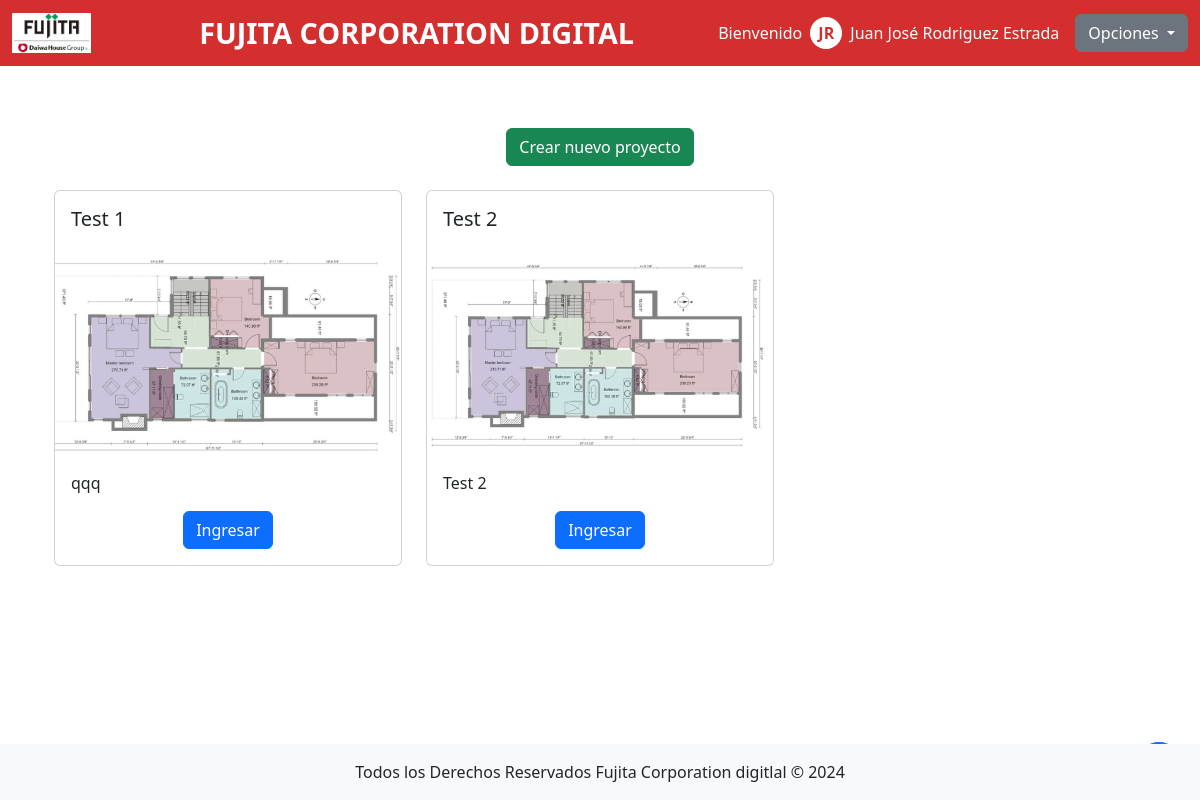
Screenshot of /projects/ (signed in) with the database file from the repository.
### safety_report/models.py (models this page shows, shortened)
class Project(models.Model):
    name = models.CharField(max_length=200)
    description = models.TextField()
    pdf_plan = models.FileField(upload_to="projects/plans/", null=True)
    pdf_image = models.ImageField(upload_to="projects/pdf_images/", blank=True, null=True)

### safety_report/views.py (the view)
# urls.py: path('projects/', views.projects, name="projects" ),
def projects(request):
    projects = Project.objects.all()
    return render(request, 'projects.html', {"projects": projects})

### safety_report/context_processors.py (called while the page is built)
def global_variables(request):
    return {
        'projects': Project.objects.all(),
    }

### safety_report/templates/projects.html
{% extends "./layouts/base.html" %} {% block content %}
<div class="container mt-4">
  <div class="text-center mb-4">
    <a href="{% url 'project_register' %}" class="btn btn-success">
      Crear nuevo proyecto
    </a>
  </div>
  <div class="row">
    {% for project in projects %}
    <div class="col-md-4 col-sm-6 mb-4">
      <div class="card h-100">
        <div class="card-body">
          <h5 class="card-title">{{ project.name }}</h5>
        </div>
        <img
          src="{{ project.pdf_image.url }}"
          class="card-img-bottom"
          alt="Imagen del Proyecto"
          style="height: 200px; object-fit: cover"
        />
        <div class="card-body">
          <p class="card-text">{{ project.description|truncatewords:20 }}</p>
          <div class="text-center">
            <a
              href="{% url 'project_findings' project.id %}"
              class="btn btn-primary"
              >Ingresar</a
            >
          </div>
        </div>
      </div>
    </div>
    {% empty %}
    <p>No hay proyectos disponibles.</p>
    {% endfor %}
  </div>
</div>
{% endblock %}

### safety_report/templates/layouts/base.html (shortened to what this page needs)
{% load static %}
<!DOCTYPE html>
<html lang="es">
  <head>
    <link
      href="https://cdn.jsdelivr.net/npm/bootstrap@5.3.0/dist/css/bootstrap.min.css"
      rel="stylesheet"
    />
    <link
      href="https://cdn.jsdelivr.net/npm/bootstrap-icons@1.7.2/font/bootstrap-icons.css"
      rel="stylesheet"
    />
    <link rel="stylesheet" href="{% static 'safety_report/css/styles.css' %}" />
    <link
      href="https://cdnjs.cloudflare.com/ajax/libs/font-awesome/5.15.3/css/all.min.css"
      rel="stylesheet"
    />
  </head>
  <body>
    <header>
      <nav class="navbar navbar-expand navbar-dark bg-primary fixed-top">
        <div class="container-fluid">
          <a class="navbar-brand d-flex align-items-center" href="/">
            <img src="{% static 'logo.png' %}" alt="Logo" class="me-2" />
          </a>
          <span class="website-name text-white mx-auto d-none d-md-block"
            >FUJITA CORPORATION DIGITAL</span
          >
          <div class="user-info d-flex align-items-center">
            {% if user.is_authenticated %}
            <span class="text-white me-2 d-none d-md-inline">Bienvenido</span>
            <div class="user-icon">
              {{ user.first_name|slice:":1"|upper }}{{ user.last_name|slice:":1"|upper }}
            </div>
            <span class="text-white"
              >{{ user.first_name }} {{ user.last_name }}</span
            >
            <div class="dropdown ms-3">
              <button
                class="btn btn-secondary dropdown-toggle"
                type="button"
                id="userDropdown"
                data-bs-toggle="dropdown"
                aria-expanded="false"
              >
                Opciones
              </button>
            </div>
            {% else %}
            <a href="{% url 'login' %}" class="btn btn-success"
              >Iniciar sesión</a
            >
            {% endif %}
          </div>
        </div>
      </nav>
    </header>
    <main class="py-4 py-md-5">
      <div id="main-container" class="container">
        {% block content%} {% endblock content%}
      </div>
    </main>
    <footer class="footer mt-auto fixed-bottom">
      <div class="container text-center">
        <p class="mb-0">
          Todos los Derechos Reservados Fujita Corporation digitlal &copy;
          <span id="year-element"></span>
        </p>
      </div>
    </footer>
    <button
      class="btn btn-primary sticky-button rounded-circle"
      aria-label="Acción Fija"
    >
    </button>
  </body>
</html>

### safety_report/static/safety_report/css/styles.css (style rules this page uses)
:root { --bs-primary: #d32f2f; --bs-primary-rgb: 211, 47, 47; }
body { display: flex; flex-direction: column; min-height: 100vh; padding-top: 80px; }
.navbar-brand img { height: 30px; }
.website-name { font-size: 1.2rem; font-weight: bold; }
@media (min-width: 768px) { .navbar-brand img { height: 40px; } }
@media (min-width: 768px) { body { padding-top: 56px; } }
@media (min-width: 768px) { .website-name { font-size: 1.8rem; } }
.user-icon { width: 32px; height: 32px; background-color: white; border-radius: 50%; display: flex; align-items: center; justify-content: center; margin-right: 0.5rem; color: var(--bs-primary); font-weight: bold; }
main { flex: 1; }
.footer { background-color: #f8f9fa; padding: 1rem 0; }
.sticky-button { position: fixed; bottom: 20px; right: 20px; z-index: 1000; }

### rows the page displays
Project: name "Test 1", pdf_image (picture), description "qqq"
Project: name "Test 2", pdf_image (picture), description "Test 2"

### other values shown
{{ user.first_name|slice:":1"|upper }} "J"
{{ user.last_name|slice:":1"|upper }} "R"
{{ user.first_name }} "Juan José"
{{ user.last_name }} "Rodriguez Estrada"
